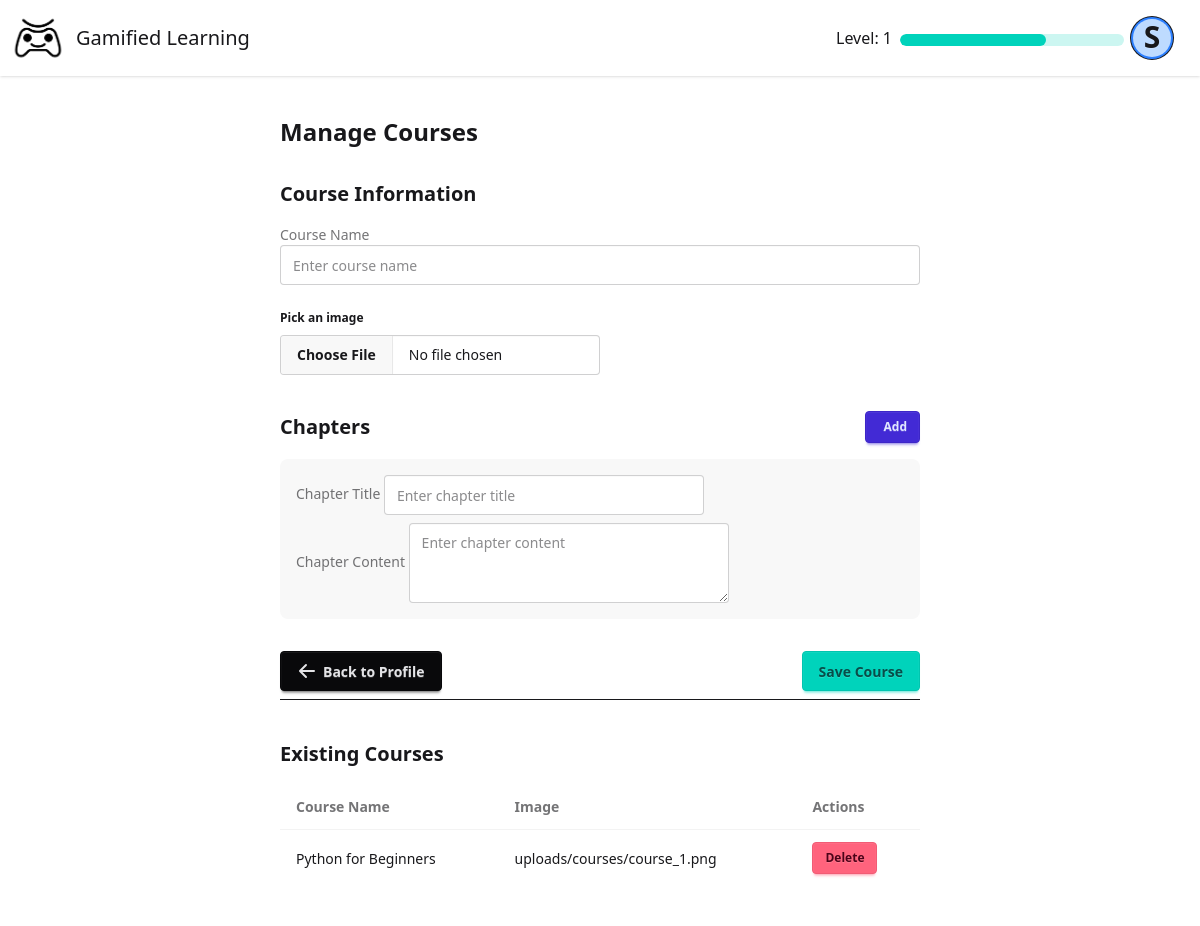
The page /admin_courses (signed in) on the database as committed earlier.
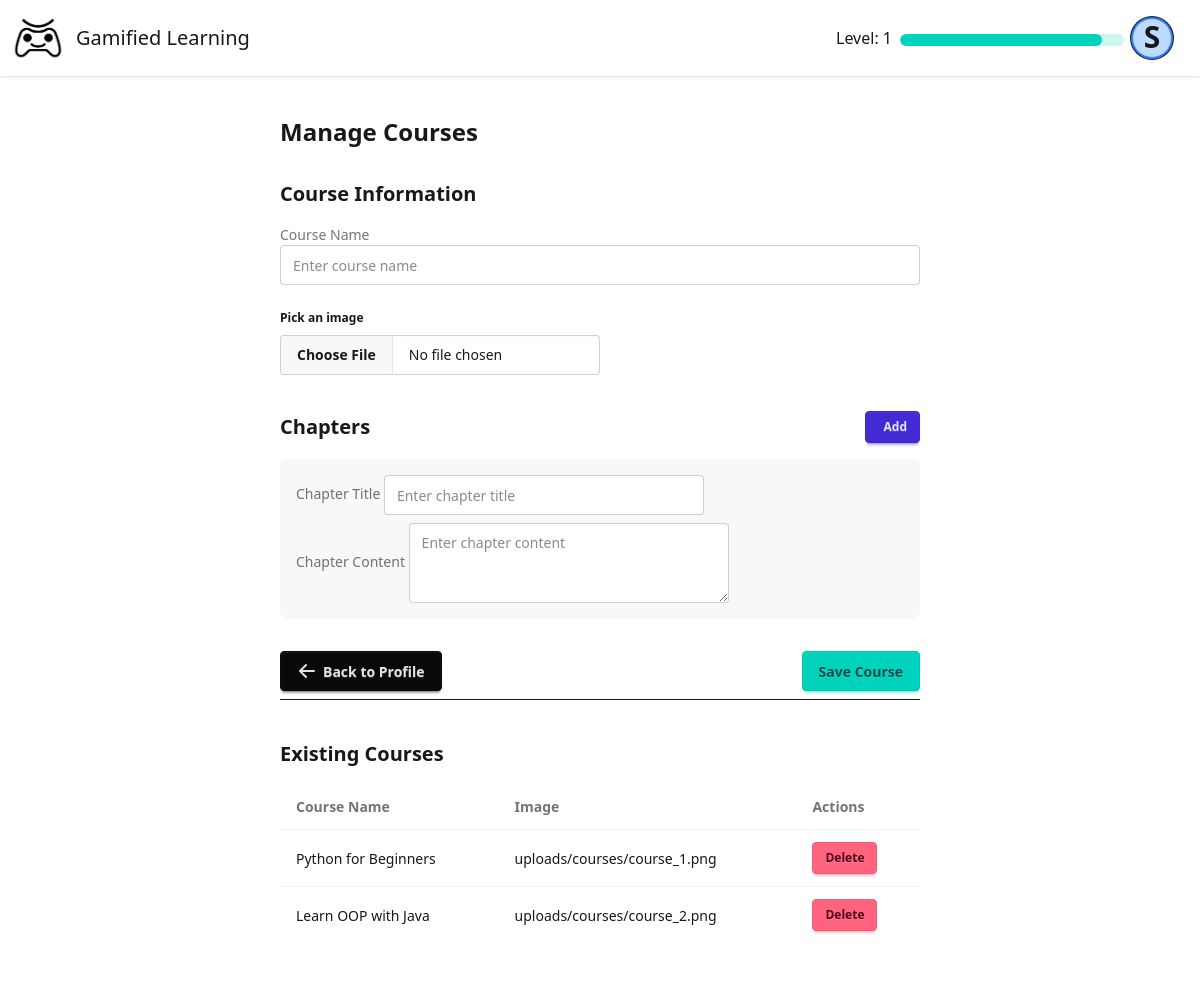
The same page on the database as committed later.
### models/models.py (models this page shows, shortened)
class User(db.Model):
    id = db.Column(db.Integer, primary_key=True)
    name = db.Column(db.String(100), nullable=False)
    username = db.Column(db.String(80), unique=True, nullable=False)
    email = db.Column(db.String(120), unique=True, nullable=False)
    stream = db.Column(db.String(20), nullable=False)
    year = db.Column(db.String(10), nullable=False)
    password = db.Column(db.String(120), nullable=False)
    points = db.Column(db.Integer, default=0)
    level = db.Column(db.Integer, default=1)
    is_admin = db.Column(db.Boolean, default=False)
    created_at = db.Column(db.DateTime, default=datetime.utcnow)
    last_login = db.Column(db.DateTime)
    courses = db.relationship('Course', secondary=user_courses, back_populates='users')
    completed_chapters = db.relationship('UserChapterProgress', back_populates='user')

class Course(db.Model):
    id = db.Column(db.Integer, primary_key=True)
    name = db.Column(db.String(50), unique=True, nullable=False)
    image = db.Column(db.String(100), nullable=True, default="star.png")
    description = db.Column(db.Text)
    created_at = db.Column(db.DateTime, default=datetime.utcnow)
    updated_at = db.Column(db.DateTime, default=datetime.utcnow, onupdate=datetime.utcnow)
    is_active = db.Column(db.Boolean, default=True)
    users = db.relationship('User', secondary=user_courses, back_populates='courses')
    chapters = db.relationship('Chapter', back_populates='course', cascade='all, delete-orphan')

### routes/admin.py (the view, shortened to what this page needs)
def admin_courses_page():
    if 'user_id' not in session:
        return redirect(url_for('login'))
    user = db.session.get(User, session['user_id'])
    if user is None:
        session.clear()
        return redirect(url_for('login'))
    courses = Course.query.all()
    return render_template('admin_courses.html', user=user, courses=courses)

### templates/admin_courses.html (shortened to what the changed rows need)
{% extends "base.html" %}
{% block content %}
    <div class="min-h-screen flex items-center justify-center p-4" style="width: 60%; position: relative; left: 50%; transform: translate(-50%, 0);">
        <div class="card w-full max-w-3xl bg-base-100 shadow-xl">
            <div class="card-body">
                <h2 class="card-title text-2xl mb-6">Manage Courses</h2>
                <div class="mt-8">
                    <div class="overflow-x-auto">
                        <table class="table w-full">
                            <thead>
                                <tr>
                                    <th>Course Name</th>
                                    <th>Image</th>
                                    <th>Actions</th>
                                </tr>
                            </thead>
                            <tbody>
                                {% for course in courses %}
                                    <tr>
                                        <td>{{ course.name }}</td>
                                        <td>{{ course.image }}</td>
                                        <td>
                                            <button class="btn btn-error btn-sm delete-course-btn"
                                                data-course-id="{{ course.id}}"
                                                data-course-name="{{ course.name }}"
                                            >
                                            Delete
                                            </button>
                                        </td>
                                    </tr>
                                {% endfor %}
                            </tbody>
                        </table>
                    </div>
                </div>
            </div>
        </div>
    </div>
{% endblock %}

### templates/base.html (shortened to what this page needs)
<!doctype html>
<html>
    <head>
        <link
            href="https://cdn.jsdelivr.net/npm/daisyui@5"
            rel="stylesheet"
            type="text/css"
        />
        <link rel="stylesheet" href="{{url_for('static',filename='dist/output.css')}}">
        <link
            href="https://cdn.jsdelivr.net/npm/daisyui@5/themes.css"
            rel="stylesheet"
            type="text/css"
        />
    </head>
    <body>
        <div class="min-h-screen flex flex-col">
            <div class="navbar bg-base-100 shadow-sm sticky top-0 z-[100]">
                <div class="flex-1">
                    <div class="flex items-center gap-2">
                        <img
                            src="/static/logo.png"
                            alt="logo"
                            class="size-15"
                        />
                        <a class="text-xl" href="/">Gamified Learning</a>
                    </div>
                </div>
                {% if 'user_id' in session %}
                <div class="flex gap-2 pr-5">
                    <p class="pt-2" style="height: min-content">
                        Level: {{ user.level }}
                    </p>
                    <progress
                        class="progress progress-accent w-56 h-3 mt-4"
                        value="{{ user.points }}"
                        max="200"
                    ></progress>
                    <div class="dropdown dropdown-end">
                        <div
                            tabindex="0"
                            role="button"
                            class="btn btn-ghost btn-circle avatar"
                        >
                            <div
                                class="w-10 rounded-full ring ring-blue ring-offset-2 ring-offset-blue-500 bg-blue-200"
                            >
                                <span class="text-3xl"
                                    >{{ user.name|first }}</span
                                >
                            </div>
                        </div>
                    </div>
                </div>
                {% else %}
                <a href="{{ url_for('login') }}" class="pr-5">Login</a>
                {% endif %}
            </div>
            <main class="flex-grow">{% block content %}{% endblock %}</main>
        </div>
    </body>
</html>

Rows that differ between the two databases and show on the page:
changed User: points 130 → 180 (drawn)
added Course: name "Learn OOP with Java", image "uploads/courses/course_2.png"
